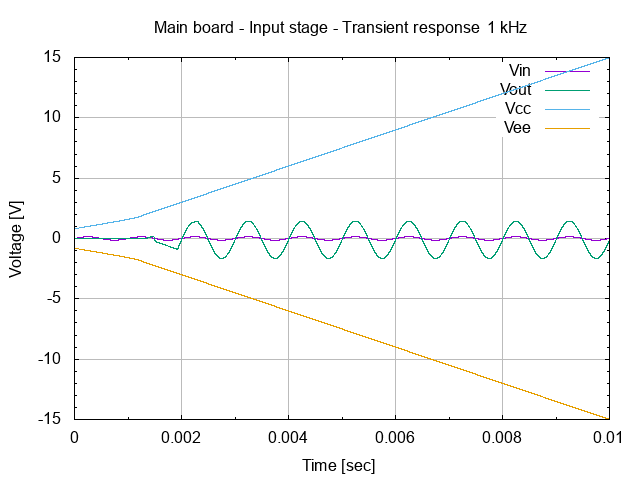

The script that saved this image:
# setup terminal
set term png

# setup graph
set output "26.003.00.01.03.02.png"
set title "Main board - Input stage - Transient response @ 1 kHz"

# setup Y-axis
set yrange [-15:15]
set grid ytics lt 1 lw 1 lc rgb "#bbbbbb"
set mytics
set ylabel "Voltage [V]"

# setup X-axis
set grid xtics lt 1 lw 1 lc rgb "#bbbbbb"
set mxtics
set xrange [0:0.01]
set xlabel "Time [sec]"

# setup plot style
set style data lines
plot '26.003.00.01.03.dat' using 1:2 title "Vin", \
     '26.003.00.01.03.dat' using 1:3 title "Vout", \
     '26.003.00.01.03.dat' using 1:4 title "Vcc", \
     '26.003.00.01.03.dat' using 1:5 title "Vee"

# set output back to default
set output

# reset terminal type
set terminal pop
